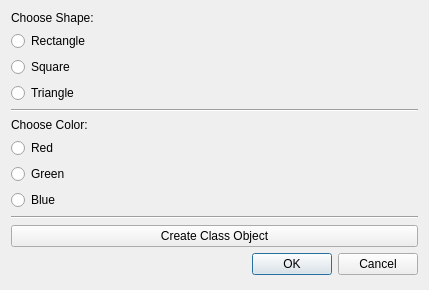
<?xml version="1.0" encoding="UTF-8"?>
<ui version="4.0">
 <class>templates</class>
 <widget class="QDialog" name="templates">
  <property name="geometry">
   <rect>
    <x>0</x>
    <y>0</y>
    <width>429</width>
    <height>290</height>
   </rect>
  </property>
  <property name="windowTitle">
   <string>Dialog</string>
  </property>
  <layout class="QGridLayout" name="gridLayout">
   <item row="8" column="0">
    <widget class="QRadioButton" name="blue_button">
     <property name="text">
      <string>Blue</string>
     </property>
     <property name="checkable">
      <bool>true</bool>
     </property>
     <attribute name="buttonGroup">
      <string notr="true">color_btn_group</string>
     </attribute>
    </widget>
   </item>
   <item row="6" column="0">
    <widget class="QRadioButton" name="red_button">
     <property name="text">
      <string>Red</string>
     </property>
     <property name="checkable">
      <bool>true</bool>
     </property>
     <attribute name="buttonGroup">
      <string notr="true">color_btn_group</string>
     </attribute>
    </widget>
   </item>
   <item row="0" column="0">
    <widget class="QLabel" name="label">
     <property name="text">
      <string>Choose Shape:</string>
     </property>
    </widget>
   </item>
   <item row="4" column="0" colspan="2">
    <widget class="Line" name="line_2">
     <property name="orientation">
      <enum>Qt::Horizontal</enum>
     </property>
    </widget>
   </item>
   <item row="7" column="0">
    <widget class="QRadioButton" name="green_button">
     <property name="text">
      <string>Green</string>
     </property>
     <property name="checkable">
      <bool>true</bool>
     </property>
     <attribute name="buttonGroup">
      <string notr="true">color_btn_group</string>
     </attribute>
    </widget>
   </item>
   <item row="1" column="0">
    <widget class="QRadioButton" name="rectangle_button">
     <property name="text">
      <string>Rectangle</string>
     </property>
     <property name="checkable">
      <bool>true</bool>
     </property>
     <property name="shape" stdset="0">
      <string>rectangle</string>
     </property>
     <attribute name="buttonGroup">
      <string notr="true">shape_btn_group</string>
     </attribute>
    </widget>
   </item>
   <item row="9" column="0" colspan="2">
    <widget class="Line" name="line">
     <property name="orientation">
      <enum>Qt::Horizontal</enum>
     </property>
    </widget>
   </item>
   <item row="14" column="0" colspan="2">
    <widget class="QDialogButtonBox" name="buttonBox">
     <property name="orientation">
      <enum>Qt::Horizontal</enum>
     </property>
     <property name="standardButtons">
      <set>QDialogButtonBox::Cancel|QDialogButtonBox::Ok</set>
     </property>
    </widget>
   </item>
   <item row="15" column="0" colspan="2">
    <spacer name="verticalSpacer">
     <property name="orientation">
      <enum>Qt::Vertical</enum>
     </property>
     <property name="sizeHint" stdset="0">
      <size>
       <width>20</width>
       <height>40</height>
      </size>
     </property>
    </spacer>
   </item>
   <item row="10" column="0" colspan="2">
    <widget class="QPushButton" name="create_obj_button">
     <property name="text">
      <string>Create Class Object</string>
     </property>
    </widget>
   </item>
   <item row="5" column="0">
    <widget class="QLabel" name="label_2">
     <property name="text">
      <string>Choose Color:</string>
     </property>
    </widget>
   </item>
   <item row="3" column="0">
    <widget class="QRadioButton" name="triangle_button">
     <property name="text">
      <string>Triangle</string>
     </property>
     <property name="checkable">
      <bool>true</bool>
     </property>
     <property name="shape" stdset="0">
      <string>Triangle</string>
     </property>
     <attribute name="buttonGroup">
      <string notr="true">shape_btn_group</string>
     </attribute>
    </widget>
   </item>
   <item row="2" column="0">
    <widget class="QRadioButton" name="square_button">
     <property name="text">
      <string>Square</string>
     </property>
     <property name="checkable">
      <bool>true</bool>
     </property>
     <property name="shape" stdset="0">
      <string>Square</string>
     </property>
     <attribute name="buttonGroup">
      <string notr="true">shape_btn_group</string>
     </attribute>
    </widget>
   </item>
  </layout>
 </widget>
 <resources/>
 <connections>
  <connection>
   <sender>buttonBox</sender>
   <signal>accepted()</signal>
   <receiver>templates</receiver>
   <slot>accept()</slot>
   <hints>
    <hint type="sourcelabel">
     <x>248</x>
     <y>254</y>
    </hint>
    <hint type="destinationlabel">
     <x>157</x>
     <y>274</y>
    </hint>
   </hints>
  </connection>
  <connection>
   <sender>buttonBox</sender>
   <signal>rejected()</signal>
   <receiver>templates</receiver>
   <slot>reject()</slot>
   <hints>
    <hint type="sourcelabel">
     <x>316</x>
     <y>260</y>
    </hint>
    <hint type="destinationlabel">
     <x>286</x>
     <y>274</y>
    </hint>
   </hints>
  </connection>
 </connections>
 <buttongroups>
  <buttongroup name="shape_btn_group"/>
  <buttongroup name="color_btn_group"/>
 </buttongroups>
</ui>
